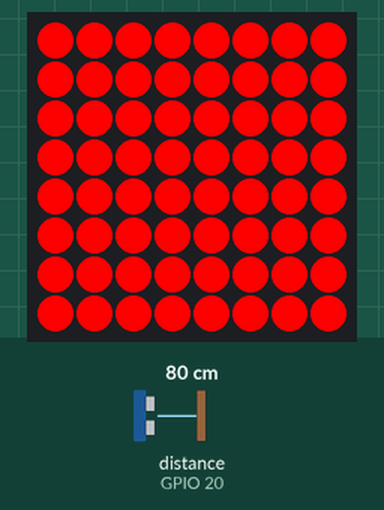
This program was run on a simulated Raspberry Pi (BCM pin numbers) with a Sense HAT. Shown: the Sense HAT's 8×8 RGB LED matrix. The test bench sets the inputs (shaded band); at power-on: distance to the obstacle (sensor on GPIO 20) 80 cm. The echo pulse lasts 58.3 µs per cm; what the program prints to the terminal is not drawn.

Above: at 1.2 s.
1.3 s: distance to the obstacle (sensor on GPIO 20) set to 2 cm
At 2.7 s:
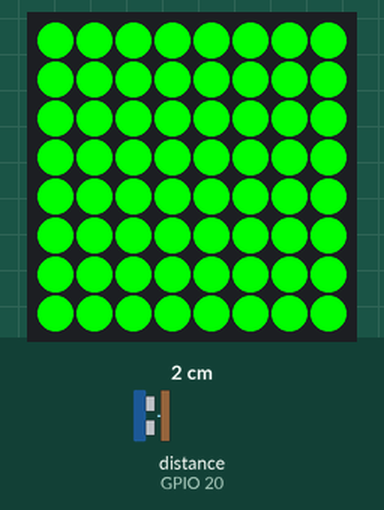
3.0 s: distance to the obstacle (sensor on GPIO 20) set to 35 cm
At 4.4 s:
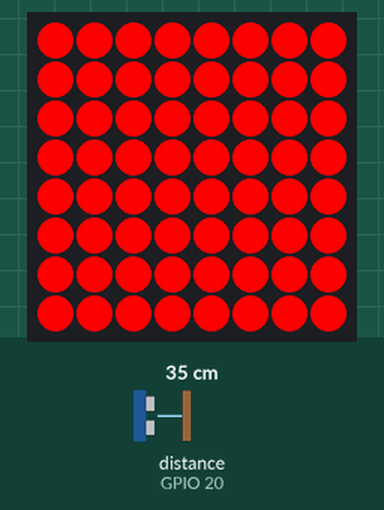
4.7 s: distance to the obstacle (sensor on GPIO 20) set to 4 cm
At 6.1 s:
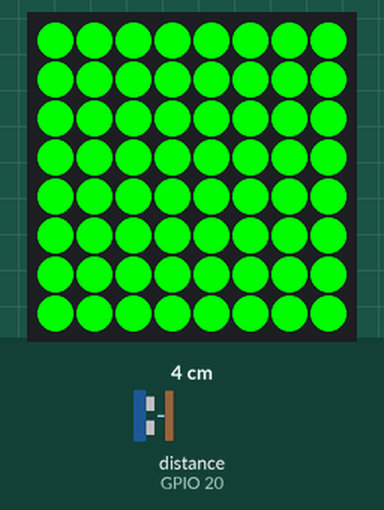
Timing chart, 0 to 7.7 s (numbered marks = the images above; inputs shaded):
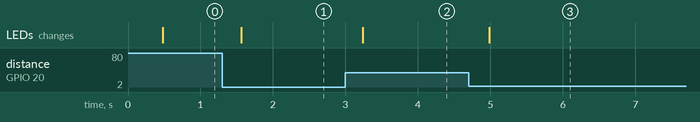

The program:

ultrasonicTest.py
```python
from gpiozero import DistanceSensor
from sense_hat import SenseHat

ultrasonic = DistanceSensor(echo = 20, trigger = 18, threshold_distance = 0.3, max_distance = 2)
sense = SenseHat()

while True:
    if(ultrasonic.distance < ultrasonic.threshold_distance):
        sense.clear(0, 255, 0)
    if(ultrasonic.distance >= ultrasonic.threshold_distance):
        sense.clear(255, 0, 0)
    print(ultrasonic.distance)
```

Measured:
- after the input at 1.3 s, the LEDs: change after 0.26 s (image 1)
- after the input at 3.0 s, the LEDs: change after 0.24 s (image 2)
- after the input at 4.7 s, the LEDs: change after 0.28 s (image 3)
